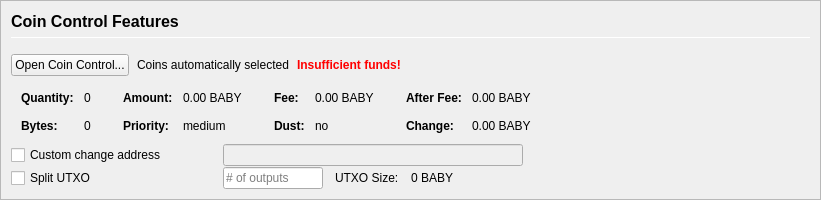
         <widget class="QFrame" name="frameCoinControl">
          <property name="sizePolicy">
           <sizepolicy hsizetype="Expanding" vsizetype="Expanding">
            <horstretch>0</horstretch>
            <verstretch>0</verstretch>
           </sizepolicy>
          </property>
          <property name="maximumSize">
           <size>
            <width>16777215</width>
            <height>16777215</height>
           </size>
          </property>
          <property name="frameShape">
           <enum>QFrame::StyledPanel</enum>
          </property>
          <property name="frameShadow">
           <enum>QFrame::Sunken</enum>
          </property>
          <layout class="QVBoxLayout" name="verticalLayoutCoinControl2">
           <property name="spacing">
            <number>0</number>
           </property>
           <property name="leftMargin">
            <number>0</number>
           </property>
           <property name="topMargin">
            <number>0</number>
           </property>
           <property name="rightMargin">
            <number>0</number>
           </property>
           <property name="bottomMargin">
            <number>0</number>
           </property>
           <item>
            <widget class="QFrame" name="frameCoinControl_BG">
             <layout class="QVBoxLayout" name="verticalLayoutCoinControl" stretch="0,0,0,0,0,0">
              <property name="spacing">
               <number>1</number>
              </property>
              <property name="leftMargin">
               <number>10</number>
              </property>
              <property name="topMargin">
               <number>10</number>
              </property>
              <item>
               <layout class="QHBoxLayout" name="horizontalLayoutCoinControl1">
                <property name="bottomMargin">
                 <number>15</number>
                </property>
                <item>
                 <layout class="QVBoxLayout" name="verticalLayout_3">
                  <property name="spacing">
                   <number>6</number>
                  </property>
                  <item>
                   <widget class="QLabel" name="labelCoinControlFeatures">
                    <property name="sizePolicy">
                     <sizepolicy hsizetype="Preferred" vsizetype="Maximum">
                      <horstretch>0</horstretch>
                      <verstretch>0</verstretch>
                     </sizepolicy>
                    </property>
                    <property name="minimumSize">
                     <size>
                      <width>0</width>
                      <height>20</height>
                     </size>
                    </property>
                    <property name="font">
                     <font>
                      <pointsize>12</pointsize>
                      <weight>75</weight>
                      <bold>true</bold>
                     </font>
                    </property>
                    <property name="styleSheet">
                     <string notr="true">font-weight:bold;</string>
                    </property>
                    <property name="text">
                     <string>Coin Control Features</string>
                    </property>
                   </widget>
                  </item>
                  <item>
                   <widget class="Line" name="line">
                    <property name="minimumSize">
                     <size>
                      <width>0</width>
                      <height>1</height>
                     </size>
                    </property>
                    <property name="maximumSize">
                     <size>
                      <width>16777215</width>
                      <height>1</height>
                     </size>
                    </property>
                    <property name="orientation">
                     <enum>Qt::Horizontal</enum>
                    </property>
                   </widget>
                  </item>
                 </layout>
                </item>
               </layout>
              </item>
              <item>
               <layout class="QHBoxLayout" name="horizontalLayoutCoinControl2" stretch="0,0,0,0">
                <property name="spacing">
                 <number>8</number>
                </property>
                <property name="bottomMargin">
                 <number>10</number>
                </property>
                <item>
                 <widget class="QPushButton" name="pushButtonCoinControl">
                  <property name="styleSheet">
                   <string notr="true"/>
                  </property>
                  <property name="text">
                   <string>Open Coin Control...</string>
                  </property>
                  <property name="autoDefault">
                   <bool>false</bool>
                  </property>
                 </widget>
                </item>
                <item>
                 <widget class="QLabel" name="labelCoinControlAutomaticallySelected">
                  <property name="text">
                   <string>Coins automatically selected</string>
                  </property>
                  <property name="margin">
                   <number>5</number>
                  </property>
                 </widget>
                </item>
                <item>
                 <widget class="QLabel" name="labelCoinControlInsuffFunds">
                  <property name="font">
                   <font>
                    <weight>75</weight>
                    <bold>true</bold>
                   </font>
                  </property>
                  <property name="styleSheet">
                   <string notr="true">color:red;font-weight:bold;</string>
                  </property>
                  <property name="text">
                   <string>Insufficient funds!</string>
                  </property>
                  <property name="margin">
                   <number>5</number>
                  </property>
                 </widget>
                </item>
                <item>
                 <spacer name="horizontalSpacerCoinControl">
                  <property name="orientation">
                   <enum>Qt::Horizontal</enum>
                  </property>
                  <property name="sizeHint" stdset="0">
                   <size>
                    <width>40</width>
                    <height>1</height>
                   </size>
                  </property>
                 </spacer>
                </item>
               </layout>
              </item>
              <item>
               <widget class="QWidget" name="widgetCoinControl" native="true">
                <property name="sizePolicy">
                 <sizepolicy hsizetype="Preferred" vsizetype="Preferred">
                  <horstretch>0</horstretch>
                  <verstretch>0</verstretch>
                 </sizepolicy>
                </property>
                <property name="minimumSize">
                 <size>
                  <width>0</width>
                  <height>0</height>
                 </size>
                </property>
                <property name="styleSheet">
                 <string notr="true"/>
                </property>
                <layout class="QHBoxLayout" name="horizontalLayoutCoinControl5">
                 <property name="leftMargin">
                  <number>0</number>
                 </property>
                 <property name="topMargin">
                  <number>0</number>
                 </property>
                 <property name="rightMargin">
                  <number>0</number>
                 </property>
                 <property name="bottomMargin">
                  <number>0</number>
                 </property>
                 <item>
                  <layout class="QHBoxLayout" name="horizontalLayoutCoinControl3" stretch="0,0,0,1">
                   <property name="spacing">
                    <number>20</number>
                   </property>
                   <property name="topMargin">
                    <number>0</number>
                   </property>
                   <property name="bottomMargin">
                    <number>10</number>
                   </property>
                   <item>
                    <layout class="QFormLayout" name="formLayoutCoinControl1">
                     <property name="horizontalSpacing">
                      <number>10</number>
                     </property>
                     <property name="verticalSpacing">
                      <number>14</number>
                     </property>
                     <property name="leftMargin">
                      <number>10</number>
                     </property>
                     <property name="topMargin">
                      <number>4</number>
                     </property>
                     <property name="rightMargin">
                      <number>6</number>
                     </property>
                     <item row="0" column="0">
                      <widget class="QLabel" name="labelCoinControlQuantityText">
                       <property name="font">
                        <font>
                         <weight>75</weight>
                         <bold>true</bold>
                        </font>
                       </property>
                       <property name="text">
                        <string>Quantity:</string>
                       </property>
                       <property name="margin">
                        <number>0</number>
                       </property>
                      </widget>
                     </item>
                     <item row="0" column="1">
                      <widget class="QLabel" name="labelCoinControlQuantity">
                       <property name="cursor">
                        <cursorShape>IBeamCursor</cursorShape>
                       </property>
                       <property name="contextMenuPolicy">
                        <enum>Qt::ActionsContextMenu</enum>
                       </property>
                       <property name="text">
                        <string notr="true">0</string>
                       </property>
                       <property name="margin">
                        <number>0</number>
                       </property>
                       <property name="textInteractionFlags">
                        <set>Qt::LinksAccessibleByMouse|Qt::TextSelectableByKeyboard|Qt::TextSelectableByMouse</set>
                       </property>
                      </widget>
                     </item>
                     <item row="1" column="0">
                      <widget class="QLabel" name="labelCoinControlBytesText">
                       <property name="font">
                        <font>
                         <weight>75</weight>
                         <bold>true</bold>
                        </font>
                       </property>
                       <property name="text">
                        <string>Bytes:</string>
                       </property>
                      </widget>
                     </item>
                     <item row="1" column="1">
                      <widget class="QLabel" name="labelCoinControlBytes">
                       <property name="cursor">
                        <cursorShape>IBeamCursor</cursorShape>
                       </property>
                       <property name="contextMenuPolicy">
                        <enum>Qt::ActionsContextMenu</enum>
                       </property>
                       <property name="text">
                        <string notr="true">0</string>
                       </property>
                       <property name="textInteractionFlags">
                        <set>Qt::LinksAccessibleByMouse|Qt::TextSelectableByKeyboard|Qt::TextSelectableByMouse</set>
                       </property>
                      </widget>
                     </item>
                    </layout>
                   </item>
                   <item>
                    <layout class="QFormLayout" name="formLayoutCoinControl2">
                     <property name="horizontalSpacing">
                      <number>10</number>
                     </property>
                     <property name="verticalSpacing">
                      <number>14</number>
                     </property>
                     <property name="leftMargin">
                      <number>6</number>
                     </property>
                     <property name="topMargin">
                      <number>4</number>
                     </property>
                     <property name="rightMargin">
                      <number>6</number>
                     </property>
                     <item row="0" column="0">
                      <widget class="QLabel" name="labelCoinControlAmountText">
                       <property name="font">
                        <font>
                         <weight>75</weight>
                         <bold>true</bold>
                        </font>
                       </property>
                       <property name="text">
                        <string>Amount:</string>
                       </property>
                       <property name="margin">
                        <number>0</number>
                       </property>
                      </widget>
                     </item>
                     <item row="0" column="1">
                      <widget class="QLabel" name="labelCoinControlAmount">
                       <property name="cursor">
                        <cursorShape>IBeamCursor</cursorShape>
                       </property>
                       <property name="contextMenuPolicy">
                        <enum>Qt::ActionsContextMenu</enum>
                       </property>
                       <property name="text">
                        <string notr="true">0.00 BABY</string>
                       </property>
                       <property name="textInteractionFlags">
                        <set>Qt::LinksAccessibleByMouse|Qt::TextSelectableByKeyboard|Qt::TextSelectableByMouse</set>
                       </property>
                      </widget>
                     </item>
                     <item row="1" column="0">
                      <widget class="QLabel" name="labelCoinControlPriorityText">
                       <property name="font">
                        <font>
                         <weight>75</weight>
                         <bold>true</bold>
                        </font>
                       </property>
                       <property name="text">
                        <string>Priority:</string>
                       </property>
                      </widget>
                     </item>
                     <item row="1" column="1">
                      <widget class="QLabel" name="labelCoinControlPriority">
                       <property name="cursor">
                        <cursorShape>IBeamCursor</cursorShape>
                       </property>
                       <property name="contextMenuPolicy">
                        <enum>Qt::ActionsContextMenu</enum>
                       </property>
                       <property name="text">
                        <string>medium</string>
                       </property>
                       <property name="textInteractionFlags">
                        <set>Qt::LinksAccessibleByMouse|Qt::TextSelectableByKeyboard|Qt::TextSelectableByMouse</set>
                       </property>
                      </widget>
                     </item>
                    </layout>
                   </item>
                   <item>
                    <layout class="QFormLayout" name="formLayoutCoinControl3">
                     <property name="horizontalSpacing">
                      <number>10</number>
                     </property>
                     <property name="verticalSpacing">
                      <number>14</number>
                     </property>
                     <property name="leftMargin">
                      <number>6</number>
                     </property>
                     <property name="topMargin">
                      <number>4</number>
                     </property>
                     <property name="rightMargin">
                      <number>6</number>
                     </property>
                     <item row="0" column="0">
                      <widget class="QLabel" name="labelCoinControlFeeText">
                       <property name="font">
                        <font>
                         <weight>75</weight>
                         <bold>true</bold>
                        </font>
                       </property>
                       <property name="text">
                        <string>Fee:</string>
                       </property>
                       <property name="margin">
                        <number>0</number>
                       </property>
                      </widget>
                     </item>
                     <item row="0" column="1">
                      <widget class="QLabel" name="labelCoinControlFee">
                       <property name="cursor">
                        <cursorShape>IBeamCursor</cursorShape>
                       </property>
                       <property name="contextMenuPolicy">
                        <enum>Qt::ActionsContextMenu</enum>
                       </property>
                       <property name="text">
                        <string notr="true">0.00 BABY</string>
                       </property>
                       <property name="textInteractionFlags">
                        <set>Qt::LinksAccessibleByMouse|Qt::TextSelectableByKeyboard|Qt::TextSelectableByMouse</set>
                       </property>
                      </widget>
                     </item>
                     <item row="1" column="0">
                      <widget class="QLabel" name="labelCoinControlLowOutputText">
                       <property name="font">
                        <font>
                         <weight>75</weight>
                         <bold>true</bold>
                        </font>
                       </property>
                       <property name="text">
                        <string>Dust:</string>
                       </property>
                      </widget>
                     </item>
                     <item row="1" column="1">
                      <widget class="QLabel" name="labelCoinControlLowOutput">
                       <property name="cursor">
                        <cursorShape>IBeamCursor</cursorShape>
                       </property>
                       <property name="contextMenuPolicy">
                        <enum>Qt::ActionsContextMenu</enum>
                       </property>
                       <property name="text">
                        <string>no</string>
                       </property>
                       <property name="textInteractionFlags">
                        <set>Qt::LinksAccessibleByMouse|Qt::TextSelectableByKeyboard|Qt::TextSelectableByMouse</set>
                       </property>
                      </widget>
                     </item>
                    </layout>
                   </item>
                   <item>
                    <layout class="QFormLayout" name="formLayoutCoinControl4">
                     <property name="horizontalSpacing">
                      <number>10</number>
                     </property>
                     <property name="verticalSpacing">
                      <number>14</number>
                     </property>
                     <property name="leftMargin">
                      <number>6</number>
                     </property>
                     <property name="topMargin">
                      <number>4</number>
                     </property>
                     <property name="rightMargin">
                      <number>6</number>
                     </property>
                     <item row="0" column="0">
                      <widget class="QLabel" name="labelCoinControlAfterFeeText">
                       <property name="font">
                        <font>
                         <weight>75</weight>
                         <bold>true</bold>
                        </font>
                       </property>
                       <property name="text">
                        <string>After Fee:</string>
                       </property>
                       <property name="margin">
                        <number>0</number>
                       </property>
                      </widget>
                     </item>
                     <item row="0" column="1">
                      <widget class="QLabel" name="labelCoinControlAfterFee">
                       <property name="cursor">
                        <cursorShape>IBeamCursor</cursorShape>
                       </property>
                       <property name="contextMenuPolicy">
                        <enum>Qt::ActionsContextMenu</enum>
                       </property>
                       <property name="text">
                        <string notr="true">0.00 BABY</string>
                       </property>
                       <property name="textInteractionFlags">
                        <set>Qt::LinksAccessibleByMouse|Qt::TextSelectableByKeyboard|Qt::TextSelectableByMouse</set>
                       </property>
                      </widget>
                     </item>
                     <item row="1" column="0">
                      <widget class="QLabel" name="labelCoinControlChangeText">
                       <property name="font">
                        <font>
                         <weight>75</weight>
                         <bold>true</bold>
                        </font>
                       </property>
                       <property name="text">
                        <string>Change:</string>
                       </property>
                      </widget>
                     </item>
                     <item row="1" column="1">
                      <widget class="QLabel" name="labelCoinControlChange">
                       <property name="cursor">
                        <cursorShape>IBeamCursor</cursorShape>
                       </property>
                       <property name="contextMenuPolicy">
                        <enum>Qt::ActionsContextMenu</enum>
                       </property>
                       <property name="text">
                        <string notr="true">0.00 BABY</string>
                       </property>
                       <property name="textInteractionFlags">
                        <set>Qt::LinksAccessibleByMouse|Qt::TextSelectableByKeyboard|Qt::TextSelectableByMouse</set>
                       </property>
                      </widget>
                     </item>
                    </layout>
                   </item>
                  </layout>
                 </item>
                </layout>
               </widget>
              </item>
              <item>
               <layout class="QHBoxLayout" name="horizontalLayoutCoinControl4">
                <property name="spacing">
                 <number>12</number>
                </property>
                <property name="sizeConstraint">
                 <enum>QLayout::SetDefaultConstraint</enum>
                </property>
                <property name="topMargin">
                 <number>0</number>
                </property>
                <property name="rightMargin">
                 <number>0</number>
                </property>
                <item>
                 <widget class="QCheckBox" name="checkBoxCoinControlChange">
                  <property name="sizePolicy">
                   <sizepolicy hsizetype="Preferred" vsizetype="Preferred">
                    <horstretch>0</horstretch>
                    <verstretch>0</verstretch>
                   </sizepolicy>
                  </property>
                  <property name="minimumSize">
                   <size>
                    <width>200</width>
                    <height>0</height>
                   </size>
                  </property>
                  <property name="maximumSize">
                   <size>
                    <width>200</width>
                    <height>16777215</height>
                   </size>
                  </property>
                  <property name="toolTip">
                   <string>If this is activated, but the change address is empty or invalid, change will be sent to a newly generated address.</string>
                  </property>
                  <property name="text">
                   <string>Custom change address</string>
                  </property>
                 </widget>
                </item>
                <item>
                 <widget class="QValidatedLineEdit" name="lineEditCoinControlChange">
                  <property name="enabled">
                   <bool>false</bool>
                  </property>
                  <property name="sizePolicy">
                   <sizepolicy hsizetype="Preferred" vsizetype="Preferred">
                    <horstretch>0</horstretch>
                    <verstretch>0</verstretch>
                   </sizepolicy>
                  </property>
                  <property name="minimumSize">
                   <size>
                    <width>300</width>
                    <height>0</height>
                   </size>
                  </property>
                 </widget>
                </item>
                <item>
                 <widget class="QLabel" name="labelCoinControlChangeLabel">
                  <property name="sizePolicy">
                   <sizepolicy hsizetype="Preferred" vsizetype="Preferred">
                    <horstretch>0</horstretch>
                    <verstretch>0</verstretch>
                   </sizepolicy>
                  </property>
                  <property name="minimumSize">
                   <size>
                    <width>100</width>
                    <height>0</height>
                   </size>
                  </property>
                  <property name="text">
                   <string/>
                  </property>
                  <property name="margin">
                   <number>3</number>
                  </property>
                 </widget>
                </item>
               </layout>
              </item>
              <item>
               <layout class="QHBoxLayout" name="horizontalLayoutCoinControl6">
                <property name="spacing">
                 <number>12</number>
                </property>
                <property name="rightMargin">
                 <number>0</number>
                </property>
                <item>
                 <widget class="QCheckBox" name="splitBlockCheckBox">
                  <property name="sizePolicy">
                   <sizepolicy hsizetype="Preferred" vsizetype="Preferred">
                    <horstretch>0</horstretch>
                    <verstretch>0</verstretch>
                   </sizepolicy>
                  </property>
                  <property name="minimumSize">
                   <size>
                    <width>200</width>
                    <height>0</height>
                   </size>
                  </property>
                  <property name="maximumSize">
                   <size>
                    <width>200</width>
                    <height>16777215</height>
                   </size>
                  </property>
                  <property name="text">
                   <string>Split UTXO</string>
                  </property>
                 </widget>
                </item>
                <item>
                 <widget class="QLineEdit" name="splitBlockLineEdit">
                  <property name="sizePolicy">
                   <sizepolicy hsizetype="Preferred" vsizetype="Preferred">
                    <horstretch>50</horstretch>
                    <verstretch>0</verstretch>
                   </sizepolicy>
                  </property>
                  <property name="minimumSize">
                   <size>
                    <width>100</width>
                    <height>0</height>
                   </size>
                  </property>
                  <property name="maximumSize">
                   <size>
                    <width>100</width>
                    <height>16777215</height>
                   </size>
                  </property>
                  <property name="placeholderText">
                   <string># of outputs</string>
                  </property>
                 </widget>
                </item>
                <item>
                 <widget class="QLabel" name="labelBlockSizeText">
                  <property name="text">
                   <string>UTXO Size:</string>
                  </property>
                 </widget>
                </item>
                <item>
                 <widget class="QLabel" name="labelBlockSize">
                  <property name="text">
                   <string>0 BABY</string>
                  </property>
                 </widget>
                </item>
                <item>
                 <spacer name="horizontalSpacer_7">
                  <property name="orientation">
                   <enum>Qt::Horizontal</enum>
                  </property>
                  <property name="sizeHint" stdset="0">
                   <size>
                    <width>40</width>
                    <height>20</height>
                   </size>
                  </property>
                 </spacer>
                </item>
               </layout>
              </item>
              <item>
               <spacer name="verticalSpacerCoinControl">
                <property name="orientation">
                 <enum>Qt::Vertical</enum>
                </property>
                <property name="sizeHint" stdset="0">
                 <size>
                  <width>800</width>
                  <height>1</height>
                 </size>
                </property>
               </spacer>
              </item>
             </layout>
            </widget>
           </item>
          </layout>
         </widget>
